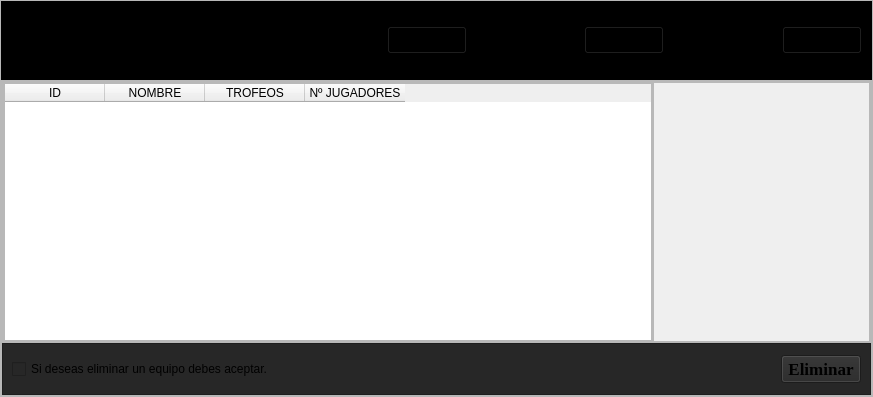
<?xml version="1.0" encoding="UTF-8"?>
<ui version="4.0">
 <class>Form</class>
 <widget class="QWidget" name="Form">
  <property name="geometry">
   <rect>
    <x>0</x>
    <y>0</y>
    <width>873</width>
    <height>397</height>
   </rect>
  </property>
  <property name="sizePolicy">
   <sizepolicy hsizetype="Expanding" vsizetype="Expanding">
    <horstretch>1</horstretch>
    <verstretch>1</verstretch>
   </sizepolicy>
  </property>
  <property name="windowTitle">
   <string>Form</string>
  </property>
  <layout class="QVBoxLayout" name="verticalLayout">
   <property name="spacing">
    <number>0</number>
   </property>
   <property name="leftMargin">
    <number>0</number>
   </property>
   <property name="topMargin">
    <number>0</number>
   </property>
   <property name="rightMargin">
    <number>0</number>
   </property>
   <property name="bottomMargin">
    <number>0</number>
   </property>
   <item>
    <widget class="QFrame" name="frame">
     <property name="frameShape">
      <enum>QFrame::Shape::StyledPanel</enum>
     </property>
     <property name="frameShadow">
      <enum>QFrame::Shadow::Raised</enum>
     </property>
     <layout class="QVBoxLayout" name="verticalLayout_2" stretch="1,4">
      <property name="spacing">
       <number>0</number>
      </property>
      <property name="leftMargin">
       <number>0</number>
      </property>
      <property name="topMargin">
       <number>0</number>
      </property>
      <property name="rightMargin">
       <number>0</number>
      </property>
      <property name="bottomMargin">
       <number>0</number>
      </property>
      <item>
       <widget class="QFrame" name="frame_2">
        <property name="styleSheet">
         <string notr="true">background-color: rgb(0, 0, 0);


</string>
        </property>
        <property name="frameShape">
         <enum>QFrame::Shape::StyledPanel</enum>
        </property>
        <property name="frameShadow">
         <enum>QFrame::Shadow::Raised</enum>
        </property>
        <layout class="QHBoxLayout" name="horizontalLayout">
         <item>
          <widget class="QLabel" name="equipos">
           <property name="font">
            <font>
             <family>Times New Roman</family>
             <pointsize>32</pointsize>
             <italic>true</italic>
             <bold>true</bold>
            </font>
           </property>
           <property name="text">
            <string>Equipos</string>
           </property>
          </widget>
         </item>
         <item>
          <spacer name="horizontalSpacer">
           <property name="orientation">
            <enum>Qt::Orientation::Horizontal</enum>
           </property>
           <property name="sizeHint" stdset="0">
            <size>
             <width>101</width>
             <height>20</height>
            </size>
           </property>
          </spacer>
         </item>
         <item>
          <spacer name="horizontalSpacer_4">
           <property name="orientation">
            <enum>Qt::Orientation::Horizontal</enum>
           </property>
           <property name="sizeHint" stdset="0">
            <size>
             <width>101</width>
             <height>20</height>
            </size>
           </property>
          </spacer>
         </item>
         <item>
          <widget class="QPushButton" name="anadir">
           <property name="font">
            <font>
             <family>Times New Roman</family>
             <pointsize>13</pointsize>
             <bold>true</bold>
            </font>
           </property>
           <property name="text">
            <string>Añadir</string>
           </property>
          </widget>
         </item>
         <item>
          <spacer name="horizontalSpacer_2">
           <property name="orientation">
            <enum>Qt::Orientation::Horizontal</enum>
           </property>
           <property name="sizeHint" stdset="0">
            <size>
             <width>101</width>
             <height>20</height>
            </size>
           </property>
          </spacer>
         </item>
         <item>
          <widget class="QPushButton" name="editar">
           <property name="font">
            <font>
             <family>Times New Roman</family>
             <pointsize>13</pointsize>
             <bold>true</bold>
            </font>
           </property>
           <property name="text">
            <string>Editar</string>
           </property>
          </widget>
         </item>
         <item>
          <spacer name="horizontalSpacer_3">
           <property name="orientation">
            <enum>Qt::Orientation::Horizontal</enum>
           </property>
           <property name="sizeHint" stdset="0">
            <size>
             <width>101</width>
             <height>20</height>
            </size>
           </property>
          </spacer>
         </item>
         <item>
          <widget class="QPushButton" name="ver">
           <property name="font">
            <font>
             <family>Times New Roman</family>
             <pointsize>13</pointsize>
             <bold>true</bold>
            </font>
           </property>
           <property name="text">
            <string>Ver</string>
           </property>
          </widget>
         </item>
        </layout>
       </widget>
      </item>
      <item>
       <widget class="QFrame" name="frame_3">
        <property name="frameShape">
         <enum>QFrame::Shape::StyledPanel</enum>
        </property>
        <property name="frameShadow">
         <enum>QFrame::Shadow::Raised</enum>
        </property>
        <layout class="QVBoxLayout" name="verticalLayout_3" stretch="5,1">
         <property name="spacing">
          <number>0</number>
         </property>
         <property name="leftMargin">
          <number>0</number>
         </property>
         <property name="topMargin">
          <number>0</number>
         </property>
         <property name="rightMargin">
          <number>0</number>
         </property>
         <property name="bottomMargin">
          <number>0</number>
         </property>
         <item>
          <widget class="QFrame" name="frame_4">
           <property name="frameShape">
            <enum>QFrame::Shape::StyledPanel</enum>
           </property>
           <property name="frameShadow">
            <enum>QFrame::Shadow::Raised</enum>
           </property>
           <layout class="QHBoxLayout" name="horizontalLayout_3" stretch="3,1">
            <property name="spacing">
             <number>0</number>
            </property>
            <property name="leftMargin">
             <number>0</number>
            </property>
            <property name="topMargin">
             <number>0</number>
            </property>
            <property name="rightMargin">
             <number>0</number>
            </property>
            <property name="bottomMargin">
             <number>0</number>
            </property>
            <item>
             <widget class="QFrame" name="frame_6">
              <property name="frameShape">
               <enum>QFrame::Shape::StyledPanel</enum>
              </property>
              <property name="frameShadow">
               <enum>QFrame::Shadow::Raised</enum>
              </property>
              <layout class="QVBoxLayout" name="verticalLayout_4">
               <property name="leftMargin">
                <number>0</number>
               </property>
               <property name="topMargin">
                <number>0</number>
               </property>
               <property name="rightMargin">
                <number>0</number>
               </property>
               <property name="bottomMargin">
                <number>0</number>
               </property>
               <item>
                <widget class="QTableWidget" name="tabla">
                 <property name="sizeAdjustPolicy">
                  <enum>QAbstractScrollArea::SizeAdjustPolicy::AdjustToContents</enum>
                 </property>
                 <property name="autoScrollMargin">
                  <number>16</number>
                 </property>
                 <property name="alternatingRowColors">
                  <bool>false</bool>
                 </property>
                 <property name="verticalScrollMode">
                  <enum>QAbstractItemView::ScrollMode::ScrollPerItem</enum>
                 </property>
                 <attribute name="horizontalHeaderCascadingSectionResizes">
                  <bool>false</bool>
                 </attribute>
                 <column>
                  <property name="text">
                   <string>ID</string>
                  </property>
                 </column>
                 <column>
                  <property name="text">
                   <string>NOMBRE</string>
                  </property>
                 </column>
                 <column>
                  <property name="text">
                   <string>TROFEOS</string>
                  </property>
                 </column>
                 <column>
                  <property name="text">
                   <string>Nº JUGADORES</string>
                  </property>
                 </column>
                </widget>
               </item>
              </layout>
             </widget>
            </item>
            <item>
             <widget class="QFrame" name="frame_7">
              <property name="frameShape">
               <enum>QFrame::Shape::StyledPanel</enum>
              </property>
              <property name="frameShadow">
               <enum>QFrame::Shadow::Raised</enum>
              </property>
              <layout class="QVBoxLayout" name="verticalLayout_5">
               <property name="spacing">
                <number>0</number>
               </property>
               <property name="leftMargin">
                <number>0</number>
               </property>
               <property name="topMargin">
                <number>0</number>
               </property>
               <property name="rightMargin">
                <number>0</number>
               </property>
               <property name="bottomMargin">
                <number>0</number>
               </property>
               <item>
                <widget class="QLabel" name="img">
                 <property name="minimumSize">
                  <size>
                   <width>1</width>
                   <height>0</height>
                  </size>
                 </property>
                 <property name="maximumSize">
                  <size>
                   <width>16777214</width>
                   <height>16777215</height>
                  </size>
                 </property>
                 <property name="text">
                  <string/>
                 </property>
                 <property name="pixmap">
                  <pixmap>../../RESOURCES/img/pelota.png</pixmap>
                 </property>
                 <property name="scaledContents">
                  <bool>false</bool>
                 </property>
                 <property name="alignment">
                  <set>Qt::AlignmentFlag::AlignLeading|Qt::AlignmentFlag::AlignLeft|Qt::AlignmentFlag::AlignVCenter</set>
                 </property>
                </widget>
               </item>
              </layout>
             </widget>
            </item>
           </layout>
          </widget>
         </item>
         <item>
          <widget class="QFrame" name="frame_5">
           <property name="styleSheet">
            <string notr="true">background-color: rgb(39, 39, 39);</string>
           </property>
           <property name="frameShape">
            <enum>QFrame::Shape::StyledPanel</enum>
           </property>
           <property name="frameShadow">
            <enum>QFrame::Shadow::Raised</enum>
           </property>
           <layout class="QHBoxLayout" name="horizontalLayout_2">
            <item>
             <widget class="QCheckBox" name="condicion">
              <property name="text">
               <string>Si deseas eliminar un equipo debes aceptar.</string>
              </property>
             </widget>
            </item>
            <item>
             <spacer name="horizontalSpacer_5">
              <property name="orientation">
               <enum>Qt::Orientation::Horizontal</enum>
              </property>
              <property name="sizeHint" stdset="0">
               <size>
                <width>237</width>
                <height>20</height>
               </size>
              </property>
             </spacer>
            </item>
            <item>
             <spacer name="horizontalSpacer_6">
              <property name="orientation">
               <enum>Qt::Orientation::Horizontal</enum>
              </property>
              <property name="sizeHint" stdset="0">
               <size>
                <width>236</width>
                <height>20</height>
               </size>
              </property>
             </spacer>
            </item>
            <item>
             <widget class="QPushButton" name="eliminar">
              <property name="font">
               <font>
                <family>Times New Roman</family>
                <pointsize>13</pointsize>
                <bold>true</bold>
               </font>
              </property>
              <property name="text">
               <string>Eliminar</string>
              </property>
             </widget>
            </item>
           </layout>
          </widget>
         </item>
        </layout>
       </widget>
      </item>
     </layout>
    </widget>
   </item>
  </layout>
 </widget>
 <resources/>
 <connections/>
</ui>
